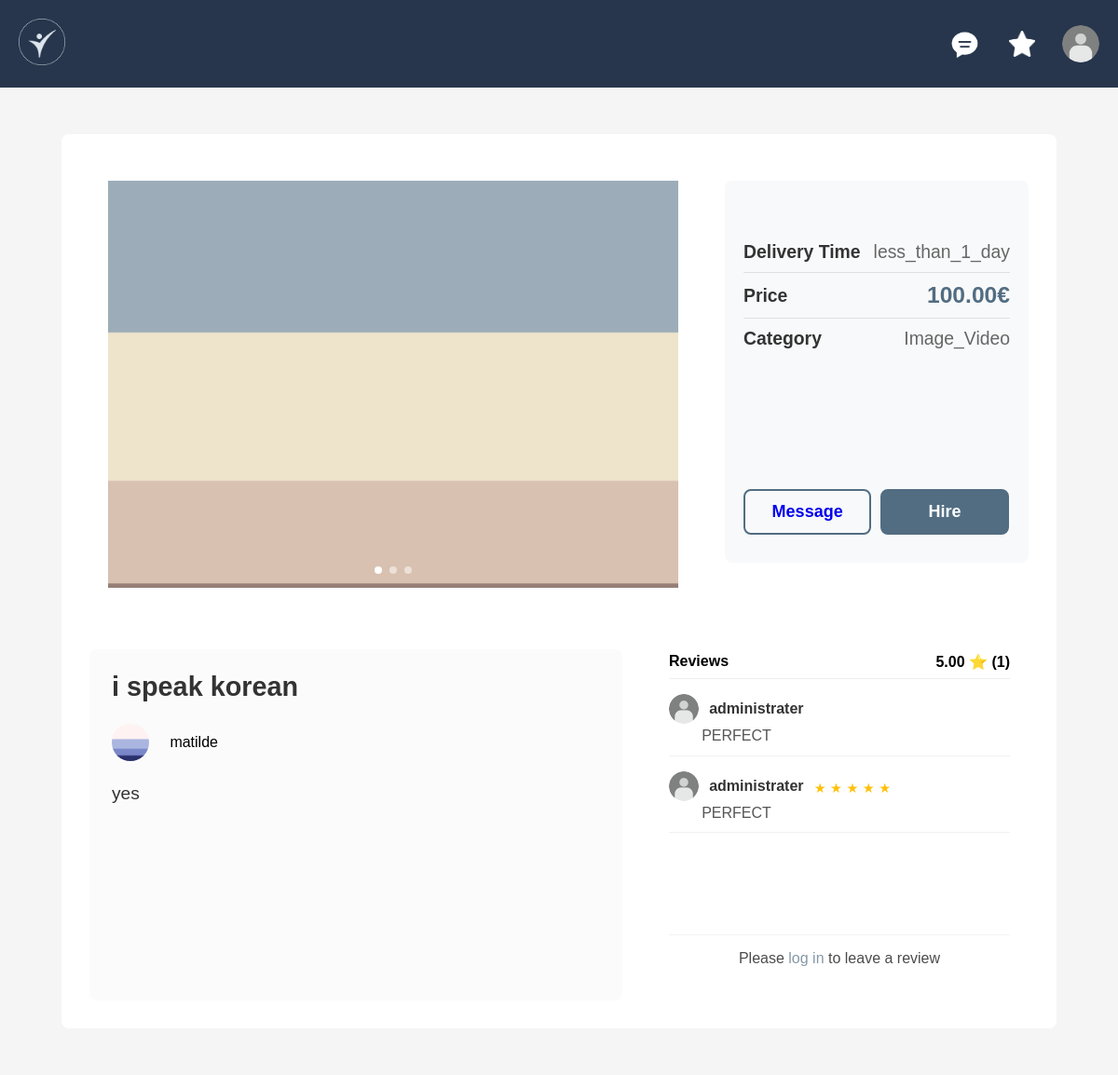
/pages/task.php?id=8, run on the app's committed database.
### tables this page shows
CREATE TABLE services (
    id INTEGER PRIMARY KEY AUTOINCREMENT,
    taskname VARCHAR NOT NULL,
    pricing INTEGER NOT NULL,
    delivery_time VARCHAR REFERENCES delivery_time,
    description VARCHAR,
    rating INTEGER,
    Nrating INTEGER,
    category VARCHAR REFERENCES categories,
    user VARCHAR REFERENCES users ON DELETE CASCADE,
    image TEXT
);

CREATE TABLE users (
    username VARCHAR PRIMARY KEY,
    name VARCHAR NOT NULL,
    password VARCHAR NOT NULL,
    email VARCHAR NOT NULL,
    admin_power BOOLEAN,
    task_mode BOOLEAN,
    bio VARCHAR,
    profile_photo VARCHAR(255), 
    skills TEXT,
    money string NOT NULL 
);

### database/service_db.php (called while the page is built, shortened)
<?php
class Service {
    public static function get_service_with_media(int $id): array {
        $db = Database::getInstance();
        $stmt = $db->prepare("
            SELECT s.*,
                   s.taskname as task_title,
                   s.image as all_images,
                   u.name as seller_name,
                   u.profile_photo as seller_photo
            FROM services s
            LEFT JOIN users u ON s.user = u.username
            WHERE s.id = ?
        ");
        $stmt->execute([$id]);
        return $stmt->fetch();
    }
    public static function get_service_rating(int $serviceId): array {
        try {
            $db = Database::getInstance();
            $stmt = $db->prepare('
                SELECT
                    AVG(CAST(t.rating AS FLOAT)) as avg_rating,
                    COUNT(t.rating) as review_count
                FROM transactions t
                WHERE t.service_id = ? AND t.rating IS NOT NULL AND t.rating > 0
            ');
            $stmt->execute([$serviceId]);
            $result = $stmt->fetch();
            return [
                'average' => $result['avg_rating'] ? round($result['avg_rating'], 2) : 0,
                'count' => $result['review_count'] ? intval($result['review_count']) : 0
            ];
        } catch (PDOException $e) {
            error_log("Get service rating error: " . $e->getMessage());
            return ['average' => 0, 'count' => 0];
        }
    }
    public static function get_service_reviews($serviceId) {
        $db = Database::getInstance();
        $stmt = $db->prepare('
            SELECT c.*, u.name as user_name, u.profile_photo,
                   t.rating as transaction_rating
            FROM comments c
            JOIN users u ON c.user = u.username
            LEFT JOIN transactions t ON c.service_id = t.service_id AND c.user = t.user
            WHERE c.service_id = ? AND c.reply_to IS NULL
            ORDER BY c.id DESC
        ');
        $stmt->execute([$serviceId]);
        return $stmt->fetchAll();
    }
}
?>

### database/user_db.php (called while the page is built, shortened)
<?php
class User {
    public static function get_user($username) {
        $db = Database::getInstance();
        $stmt = $db->prepare('SELECT * FROM users WHERE username = ?');
        $stmt->execute([$username]);
        return $stmt->fetch();
    }
}
?>

### pages/task.php (the view, shortened to what this page needs)
<?php
require_once(__DIR__ . '/../database/service_db.php');
require_once(__DIR__ . '/../database/user_db.php');
$taskId = $_GET['id'] ?? null;
$task = null;
try {
    $task = Service::get_service_with_media($taskId);
    $images = !empty($task['all_images']) ? explode(',', $task['all_images']) : ['default-gig.jpg'];
    $userInfo = User::get_user($task['user']);
    $profilePhoto = $userInfo && !empty($userInfo['profile_photo']) ? $userInfo['profile_photo'] : null;
} catch (Exception $e) {
    die("Error: " . $e->getMessage());
}
$reviews = Service::get_service_reviews($taskId);
?>
<!DOCTYPE html>
<html lang="en">
<head>
    <link rel="stylesheet" href="css/style.css">
    <link rel="stylesheet" href="css/task.css">
    <link rel="stylesheet" href="css/gig_card.css">
</head>
<body>
<?php include_once(__DIR__ . '/../components/header.php'); ?>
<main class="main-layout">
    <section class="content-area">
        <div class="task-container">
            <div class="task-grid">
                <div class="media-section">
                    <div class="carousel" data-gig-id="<?= $task['id'] ?>">
                        <?php foreach ($images as $index => $image): ?>
                            <img src="../docs/<?= htmlspecialchars($image) ?>"
                                 alt="<?= htmlspecialchars($task['task_title']) ?>"
                                 class="gig-image <?= $index === 0 ? 'active' : '' ?>"
                                 data-index="<?= $index ?>">
                        <?php endforeach; ?>
                        <?php if (count($images) > 1): ?>
                            <div class="carousel-dots">
                                <?php foreach ($images as $index => $image): ?>
                                    <span class="dot <?= $index === 0 ? 'active' : '' ?>"
                                          onclick="setCarouselImage(<?= $task['id'] ?>, <?= $index ?>); event.stopPropagation();"></span>
                                <?php endforeach; ?>
                            </div>
                        <?php endif; ?>
                    </div>
                </div>
                <div class="delivery-section">
                    <div class="delivery-info">
                        <div class="delivery-time">
                            <span class="delivery-label">Delivery Time</span>
                            <span class="delivery-value"><?= htmlspecialchars($task['delivery_time']) ?></span>
                        </div>
                        <div class="delivery-price">
                            <span class="price-label">Price</span>
                            <span class="price-value"><?= number_format($task['pricing'], 2) ?>€</span>
                        </div>
                        <div class="delivery-category">
                            <span class="category-label">Category</span>
                            <span class="category-value"><?= htmlspecialchars($task['category']) ?></span>
                        </div>
                    </div>
                    <div class="delivery-actions">
                        <?php if (!isset($_SESSION['username'])): ?>
                            <a href="#" class="message-button" onclick="alert('Please log in to message sellers'); return false;">Message</a>
                            <a href="#" class="hire-button" onclick="alert('Please log in to hire services'); return false;">Hire</a>
                        <?php else: ?>
                            <a href="message_hub.php?user=<?= urlencode($task['user']) ?>&action=start_conversation" class="message-button">Message</a>
                            <a href="hire.php?id=<?= $task['id'] ?>" class="hire-button">Hire</a>
                        <?php endif; ?>
                    </div>
                </div>
                <div class="info-section">
                    <h2 class="task-title"><?= htmlspecialchars($task['task_title']) ?></h2>
                    <div class="task-user">
                        <a href="user.php?user=<?= urlencode($task['user']) ?>" class="user-profile-link">
                            <img src="<?= !empty($profilePhoto) ? '../docs/' . htmlspecialchars($profilePhoto) : '../docs/user_icon.png' ?>"
                                 alt="<?= htmlspecialchars($task['user']) ?>"
                                 class="task-user-avatar">
                            <span class="user-name"><?= htmlspecialchars($task['user']) ?></span>
                        </a>
                    </div>
                    <div class="task-description">
                        <?= nl2br(htmlspecialchars($task['description'])) ?>
                    </div>
                </div>
                <div class="reviews-section">
    <div class="reviews-header">
        <span>Reviews</span>
        <?php
        $rating = Service::get_service_rating($taskId);
        if ($rating['count'] > 0) {
            echo number_format($rating['average'], 2) . " ⭐ (" . $rating['count'] . ")";
        }
        ?>
    </div>
    <div class="reviews-list">
        <?php if (!empty($reviews)): ?>
            <?php foreach ($reviews as $review): ?>
                <div class="review-item">
                    <div class="review-user">
                        <img src="<?= !empty($review['profile_photo']) ? '../docs/' . htmlspecialchars($review['profile_photo']) : '../docs/user_icon.png' ?>"
                             alt="<?= htmlspecialchars($review['user_name']) ?>"
                             class="review-avatar">
                        <span class="review-username"><?= htmlspecialchars($review['user_name']) ?></span>
                        <?php if ($review['transaction_rating']): ?>
                            <span class="review-rating">
                                <?php for ($i = 1; $i <= 5; $i++): ?>
                                    <span class="<?= $i <= $review['transaction_rating'] ? 'star filled' : 'star empty' ?>">★</span>
                                <?php endfor; ?>
                            </span>
                        <?php endif; ?>
                    </div>
                    <div class="review-text">
                        <?= nl2br(htmlspecialchars($review['text'])) ?>
                    </div>
                </div>
            <?php endforeach; ?>
        <?php else: ?>
            <div class="no-reviews">
                No reviews yet. Be the first to review this service!
            </div>
        <?php endif; ?>
    </div>
    <?php if (isset($_SESSION['username']) && $_SESSION['username'] !== $task['user']): ?>
        <form id="reviewForm" class="review-form" onsubmit="submitReview(event)">
            <div class="rating-input">
                <label>Rating:</label>
                <?php for ($i = 1; $i <= 5; $i++): ?>
                    <span class="star-input" data-rating="<?= $i ?>" onclick="setRating(<?= $i ?>)">★</span>
                <?php endfor; ?>
                <input type="hidden" id="ratingValue" name="rating" value="0" required>
            </div>
            <textarea id="reviewText" name="reviewText" placeholder="Write your review here..." rows="2" required></textarea>
            <button type="submit" class="submit-review-btn">Submit Review</button>
        </form>
    <?php elseif (!isset($_SESSION['username'])): ?>
        <div class="review-form disabled">Please <a href="login.php">log in</a> to leave a review</div>
    <?php else: ?>
        <div class="review-form disabled">You cannot review your own service</div>
    <?php endif; ?>
</div>
            </div>
        </div>
    </section>
</main>
</body>
</html>

### pages/css/style.css (style rules this page uses)
body { font-family: Arial, sans-serif; background-color: #f5f5f5; margin: 0; padding: 0; }
main { padding: 20px; }

### pages/css/task.css (style rules this page uses)
.task-container { max-width: 1200px; width: 90%; margin: 10px auto; padding: 30px; background: white; border-radius: 8px; }
.content-area { background-color: #f5f5f5; min-height: calc(100vh - 80px); padding: 20px; }
.task-grid { display: grid; grid-template-columns: 4fr 2fr; grid-template-rows: minmax(400px, auto) minmax(300px, auto); gap: 30px; position: relative; min-height: 900px; }
.media-section { border-radius: 8px; padding: 20px; grid-column: 1; grid-row: 1; }
.delivery-section { background: #f8f9fa; padding: 40px 20px 20px 20px; border-radius: 8px; margin-top: 20px; grid-column: 2; grid-row: 1; display: flex; flex-direction: column; justify-content: space-between; min-height: 280px; max-height: 350px; }
.delivery-info { margin-bottom: 10px; margin-top: 15px; }
.delivery-time, .delivery-price, .delivery-category { display: flex; justify-content: space-between; align-items: center; padding: 10px 0; border-bottom: 1px solid #e0e0e0; font-size: 1.1em; }
.delivery-category { border-bottom: none; }
.delivery-label, .price-label, .category-label { font-weight: 600; color: #333; font-size: 1.1em; }
.delivery-value, .category-value { color: #666; font-size: 1.1em; }
.price-value { font-size: 1.4em; font-weight: bold; color: #526D82; }
.delivery-actions { display: flex; flex-direction: column; gap: 10px; margin-top: -5px; margin-bottom: 10px; }
.info-section { border-radius: 8px; padding: 1.5em; grid-column: 1; grid-row: 2; margin-right: 80px; background-color: #fbfbfb; margin-top: 1em; }
.task-description { font-size: 1.2em; line-height: 1.6; color: #333; margin-top: 1em; }
.reviews-section { background: #fff; border-radius: 8px; padding: 20px; min-height: 200px; display: flex; flex-direction: column; grid-column: 2; grid-row: 2; margin-left: -80px; }
.reviews-header { display: flex; justify-content: space-between; align-items: center; margin-bottom: 1em; border-bottom: 1px solid #eee; padding-bottom: 0.5em; font-weight: bold; }
.reviews-list { flex: 1; overflow-y: auto; margin-bottom: 1em; max-height: 220px; }
.review-item { margin-bottom: 1em; border-bottom: 1px solid #f0f0f0; padding-bottom: 0.7em; }
.review-user { display: flex; align-items: center; gap: 0.7em; }
.review-avatar { width: 32px; height: 32px; border-radius: 50%; object-fit: cover; }
.review-username { font-weight: 600; color: #333; display: block; }
.review-rating { margin-top: 0.25rem; }
.review-rating .star { font-size: 0.9rem; }
.review-rating .star.filled { color: #ffc107; }
.review-text { color: #555; margin-left: 2.2em; margin-top: 0.3em; }
.review-form { border-top: 1px solid #eee; padding-top: 1em; margin-top: auto; }
.review-form.disabled { opacity: 0.7; text-align: center; padding: 1em; }
.review-form.disabled a { color: #526D82; text-decoration: none; }
.task-user { display: flex; align-items: center; margin-bottom: 1em; }
.task-user-avatar { width: 40px; height: 40px; border-radius: 50%; margin-right: 0.7em; object-fit: cover; }
.task-title { margin-top: 0; font-size: 1.8em; font-weight: bold; color: #333; }
.user-profile-link { display: flex; align-items: center; text-decoration: none; color: inherit; gap: 0.7em; }
.message-button, .hire-button { padding: 12px 24px; border: 2px solid #526D82; border-radius: 8px; cursor: pointer; font-weight: bold; font-size: 18px; transition: all 0.3s ease; min-height: 45px; text-decoration: none; display: inline-flex; align-items: center; justify-content: center; box-sizing: border-box; width: 100%; }
.hire-button { background-color: #526D82; color: white; }
@media (min-width: 768px) { .delivery-actions { flex-direction: row; gap: 10px; } }
@media (min-width: 768px) { .message-button, .hire-button { width: 48%; } }

### pages/css/gig_card.css (style rules this page uses)
.gig-image { width: 100%; height: 100%; object-fit: cover; position: absolute; top: 0; left: 0; opacity: 0; transition: opacity 0.3s ease; pointer-events: none; }
.gig-image.active { opacity: 1; pointer-events: auto; }
.carousel { width: 100%; height: 100%; position: relative; overflow: hidden; }
.carousel-dots { position: absolute; bottom: 15px; left: 50%; transform: translateX(-50%); display: flex; gap: 8px; z-index: 3; }
.dot { width: 8px; height: 8px; border-radius: 50%; background: rgba(255, 255, 255, 0.5); cursor: pointer; transition: background-color 0.3s ease; }
.dot.active { background: white; }
.gig-actions, .carousel-btn, .dot, .gig-seller a { pointer-events: auto; }

### data on the page
services: delivery_time "less_than_1_day", pricing "100.00", category "Image_Video", taskname "i speak korean", user "matilde", description "yes"
users: profile_photo.user (picture)

### other printed values
$rating['average'] "5.00"
$rating['count'] "1"
$review['user_name'] "administrater"
$review['text'] "PERFECT"
